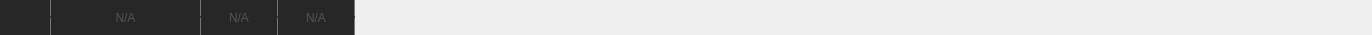
     <widget class="QFrame" name="fr_top_bar">
      <property name="maximumSize">
       <size>
        <width>16777215</width>
        <height>35</height>
       </size>
      </property>
      <property name="styleSheet">
       <string notr="true">QPushButton{
border: 0px;
}
QPushButton:hover{
	background-color: rgba(255, 255, 255, 0.3)
}
QPushButton:pressed{
	background-color: rgba(205, 205, 205, 0.3)
}</string>
      </property>
      <property name="frameShape">
       <enum>QFrame::NoFrame</enum>
      </property>
      <property name="frameShadow">
       <enum>QFrame::Raised</enum>
      </property>
      <layout class="QHBoxLayout" name="horizontalLayout">
       <property name="spacing">
        <number>0</number>
       </property>
       <property name="leftMargin">
        <number>0</number>
       </property>
       <property name="topMargin">
        <number>0</number>
       </property>
       <property name="rightMargin">
        <number>0</number>
       </property>
       <property name="bottomMargin">
        <number>0</number>
       </property>
       <item>
        <widget class="QPushButton" name="btn_togle_menu">
         <property name="sizePolicy">
          <sizepolicy hsizetype="Expanding" vsizetype="Expanding">
           <horstretch>0</horstretch>
           <verstretch>0</verstretch>
          </sizepolicy>
         </property>
         <property name="minimumSize">
          <size>
           <width>50</width>
           <height>35</height>
          </size>
         </property>
         <property name="maximumSize">
          <size>
           <width>45</width>
           <height>35</height>
          </size>
         </property>
         <property name="cursor">
          <cursorShape>PointingHandCursor</cursorShape>
         </property>
         <property name="styleSheet">
          <string notr="true">QPushButton{
	background-color: rgb(39, 39, 39);
}
QPushButton:hover{
	background-color: rgb(59, 59, 59);
}
QPushButton:pressed{
	background-color: rgba(155, 155, 155, 0.2)
}</string>
         </property>
         <property name="text">
          <string/>
         </property>
         <property name="icon">
          <iconset>
           <normaloff>ui_resources/icons/menu.png</normaloff>ui_resources/icons/menu.png</iconset>
         </property>
         <property name="iconSize">
          <size>
           <width>29</width>
           <height>29</height>
          </size>
         </property>
        </widget>
       </item>
       <item>
        <widget class="Line" name="line_3">
         <property name="minimumSize">
          <size>
           <width>1</width>
           <height>0</height>
          </size>
         </property>
         <property name="maximumSize">
          <size>
           <width>1</width>
           <height>45</height>
          </size>
         </property>
         <property name="styleSheet">
          <string notr="true">background-color: rgba(0, 0, 0, 0.5);</string>
         </property>
         <property name="orientation">
          <enum>Qt::Horizontal</enum>
         </property>
        </widget>
       </item>
       <item>
        <widget class="QLabel" name="time_label">
         <property name="minimumSize">
          <size>
           <width>149</width>
           <height>0</height>
          </size>
         </property>
         <property name="styleSheet">
          <string notr="true">color: rgba(255, 255, 255, 0.2);
background-color: rgb(39, 39, 39);</string>
         </property>
         <property name="text">
          <string>N/A</string>
         </property>
         <property name="alignment">
          <set>Qt::AlignCenter</set>
         </property>
        </widget>
       </item>
       <item>
        <widget class="Line" name="line_hide_4">
         <property name="minimumSize">
          <size>
           <width>1</width>
           <height>0</height>
          </size>
         </property>
         <property name="maximumSize">
          <size>
           <width>1</width>
           <height>45</height>
          </size>
         </property>
         <property name="styleSheet">
          <string notr="true">background-color: rgba(0, 0, 0, 0.5);</string>
         </property>
         <property name="orientation">
          <enum>Qt::Horizontal</enum>
         </property>
        </widget>
       </item>
       <item>
        <widget class="QLabel" name="lb_connection_info">
         <property name="sizePolicy">
          <sizepolicy hsizetype="Maximum" vsizetype="Maximum">
           <horstretch>0</horstretch>
           <verstretch>0</verstretch>
          </sizepolicy>
         </property>
         <property name="minimumSize">
          <size>
           <width>76</width>
           <height>35</height>
          </size>
         </property>
         <property name="maximumSize">
          <size>
           <width>79</width>
           <height>35</height>
          </size>
         </property>
         <property name="styleSheet">
          <string notr="true">QLabel{
color: rgba(255, 255, 255, 0.2);
background-color: rgb(39, 39, 39);
}

QLabel:hover{
color: rgba(255, 255, 255, 0.2);
}</string>
         </property>
         <property name="text">
          <string>N/A</string>
         </property>
         <property name="alignment">
          <set>Qt::AlignCenter</set>
         </property>
        </widget>
       </item>
       <item>
        <widget class="Line" name="line_hide_2">
         <property name="minimumSize">
          <size>
           <width>1</width>
           <height>0</height>
          </size>
         </property>
         <property name="maximumSize">
          <size>
           <width>1</width>
           <height>45</height>
          </size>
         </property>
         <property name="styleSheet">
          <string notr="true">background-color: rgba(0, 0, 0, 0.5);</string>
         </property>
         <property name="orientation">
          <enum>Qt::Horizontal</enum>
         </property>
        </widget>
       </item>
       <item>
        <widget class="QLabel" name="lb_info">
         <property name="minimumSize">
          <size>
           <width>76</width>
           <height>35</height>
          </size>
         </property>
         <property name="maximumSize">
          <size>
           <width>79</width>
           <height>35</height>
          </size>
         </property>
         <property name="styleSheet">
          <string notr="true">color: rgba(255, 255, 255, 0.2);
background-color: rgb(39, 39, 39);</string>
         </property>
         <property name="text">
          <string>N/A</string>
         </property>
         <property name="alignment">
          <set>Qt::AlignCenter</set>
         </property>
        </widget>
       </item>
       <item>
        <widget class="Line" name="line_hide_3">
         <property name="minimumSize">
          <size>
           <width>1</width>
           <height>0</height>
          </size>
         </property>
         <property name="maximumSize">
          <size>
           <width>1</width>
           <height>45</height>
          </size>
         </property>
         <property name="styleSheet">
          <string notr="true">background-color: rgba(0, 0, 0, 0.5);</string>
         </property>
         <property name="orientation">
          <enum>Qt::Horizontal</enum>
         </property>
        </widget>
       </item>
       <item>
        <spacer name="top_bar_spacer">
         <property name="orientation">
          <enum>Qt::Horizontal</enum>
         </property>
         <property name="sizeHint" stdset="0">
          <size>
           <width>797</width>
           <height>20</height>
          </size>
         </property>
        </spacer>
       </item>
       <item>
        <widget class="QPushButton" name="btn_minimize">
         <property name="sizePolicy">
          <sizepolicy hsizetype="Expanding" vsizetype="Expanding">
           <horstretch>0</horstretch>
           <verstretch>0</verstretch>
          </sizepolicy>
         </property>
         <property name="minimumSize">
          <size>
           <width>55</width>
           <height>35</height>
          </size>
         </property>
         <property name="maximumSize">
          <size>
           <width>55</width>
           <height>35</height>
          </size>
         </property>
         <property name="cursor">
          <cursorShape>PointingHandCursor</cursorShape>
         </property>
         <property name="styleSheet">
          <string notr="true"/>
         </property>
         <property name="text">
          <string/>
         </property>
         <property name="icon">
          <iconset>
           <normaloff>ui_resources/icons/minimize.png</normaloff>ui_resources/icons/minimize.png</iconset>
         </property>
         <property name="iconSize">
          <size>
           <width>29</width>
           <height>29</height>
          </size>
         </property>
        </widget>
       </item>
       <item>
        <widget class="QPushButton" name="btn_normalize">
         <property name="sizePolicy">
          <sizepolicy hsizetype="Expanding" vsizetype="Expanding">
           <horstretch>0</horstretch>
           <verstretch>0</verstretch>
          </sizepolicy>
         </property>
         <property name="minimumSize">
          <size>
           <width>55</width>
           <height>35</height>
          </size>
         </property>
         <property name="maximumSize">
          <size>
           <width>55</width>
           <height>35</height>
          </size>
         </property>
         <property name="cursor">
          <cursorShape>PointingHandCursor</cursorShape>
         </property>
         <property name="styleSheet">
          <string notr="true"/>
         </property>
         <property name="text">
          <string/>
         </property>
         <property name="icon">
          <iconset>
           <normaloff>ui_resources/icons/notfullscreen.png</normaloff>ui_resources/icons/notfullscreen.png</iconset>
         </property>
         <property name="iconSize">
          <size>
           <width>29</width>
           <height>29</height>
          </size>
         </property>
        </widget>
       </item>
       <item>
        <widget class="QPushButton" name="btn_maximize">
         <property name="sizePolicy">
          <sizepolicy hsizetype="Expanding" vsizetype="Expanding">
           <horstretch>0</horstretch>
           <verstretch>0</verstretch>
          </sizepolicy>
         </property>
         <property name="minimumSize">
          <size>
           <width>55</width>
           <height>35</height>
          </size>
         </property>
         <property name="maximumSize">
          <size>
           <width>55</width>
           <height>35</height>
          </size>
         </property>
         <property name="cursor">
          <cursorShape>PointingHandCursor</cursorShape>
         </property>
         <property name="styleSheet">
          <string notr="true"/>
         </property>
         <property name="text">
          <string/>
         </property>
         <property name="icon">
          <iconset>
           <normaloff>ui_resources/icons/fullscreen.png</normaloff>ui_resources/icons/fullscreen.png</iconset>
         </property>
         <property name="iconSize">
          <size>
           <width>29</width>
           <height>29</height>
          </size>
         </property>
        </widget>
       </item>
       <item>
        <widget class="QPushButton" name="btn_close">
         <property name="sizePolicy">
          <sizepolicy hsizetype="Expanding" vsizetype="Expanding">
           <horstretch>0</horstretch>
           <verstretch>0</verstretch>
          </sizepolicy>
         </property>
         <property name="minimumSize">
          <size>
           <width>55</width>
           <height>35</height>
          </size>
         </property>
         <property name="maximumSize">
          <size>
           <width>55</width>
           <height>35</height>
          </size>
         </property>
         <property name="cursor">
          <cursorShape>PointingHandCursor</cursorShape>
         </property>
         <property name="styleSheet">
          <string notr="true">QPushButton:hover{
	background-color: rgba(170, 0, 0,0.8);
}

QPushButton:pressed{
	background-color: rgba(150, 0, 0,0.7);
}</string>
         </property>
         <property name="text">
          <string/>
         </property>
         <property name="icon">
          <iconset>
           <normaloff>ui_resources/icons/close.png</normaloff>ui_resources/icons/close.png</iconset>
         </property>
         <property name="iconSize">
          <size>
           <width>29</width>
           <height>29</height>
          </size>
         </property>
        </widget>
       </item>
      </layout>
     </widget>
